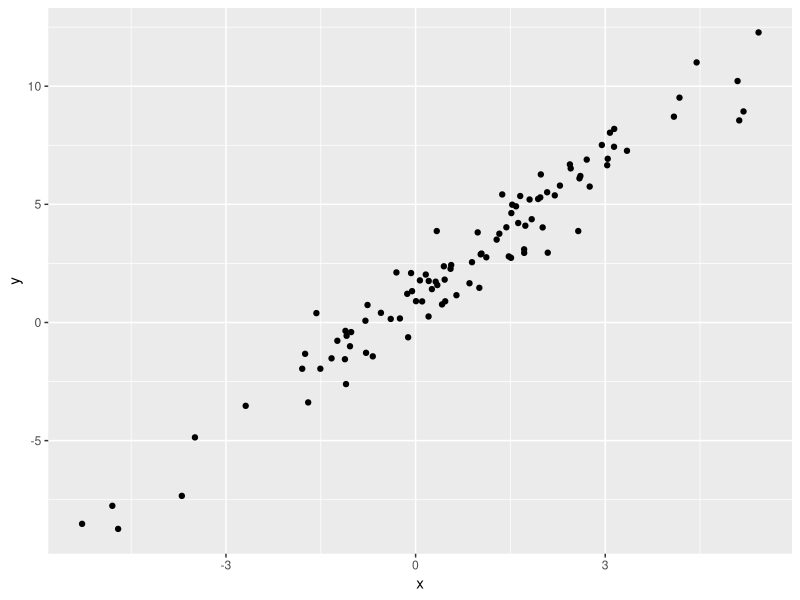

Write R code to recreate this figure.
## ---- chunk 1
library(tidyverse)
## ---- chunk 2
plot_df = 
  tibble(
    x = rnorm(100, mean = 1, sd = 2),
    y = 1 + 2 * x + rnorm(100)
  )

plot_df |>
  ggplot(aes(x = x, y = y)) +
  geom_point()
